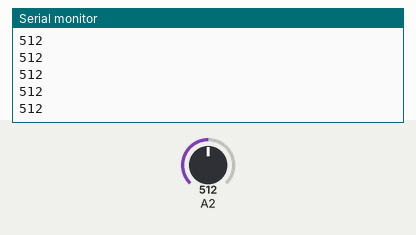
This sketch was run on a simulated Arduino Uno, built with avr-gcc and run on an emulated ATmega328P. Parts: the last lines printed to the serial monitor. The test bench sets the inputs (shaded band); at power-on: A2 = 512.

Above: at 1.2 s.
1.3 s: A2 set to 716
At 2.0 s:
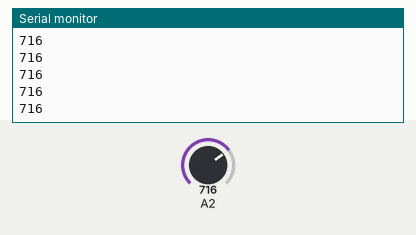
2.8 s: A2 set to 900
At 3.8 s:
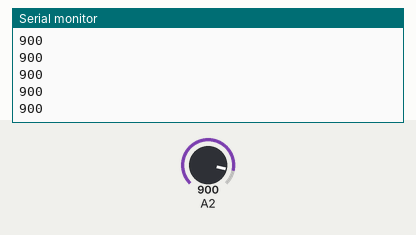
Timing chart, 0 to 5.8 s (numbered marks = the images above; inputs shaded):
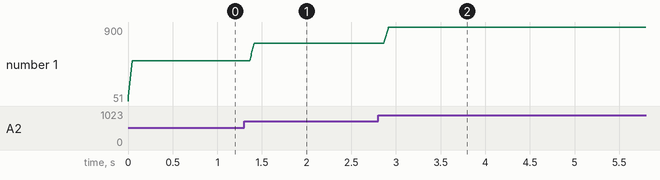

Measured:
- after the input at 1.3 s, the serial monitor: prints a new line after 0.07 s (image 1)
- after the input at 2.8 s, the serial monitor: prints a new line after 0.07 s (image 2)
- plotted number 1: 512 → 716 after the input at 1.3 s, 716 → 900 after the input at 2.8 s

The sketch:

potenciometroarray.ino
```cpp
const int numElementos = 10; //Número de elementos del array
int lecturas[numElementos];  //Aquí se guardan las lecturas
int index = 0;   //Índice para irse moviendo por los elementos
 /*Valor de la suma de los 10 valores
 que haya en un momento dado en el array*/
int total = 0;
int media = 0;  // Es igual a total/numElementos
void setup(){
      Serial.begin(9600);
      //Inicializo todos los elementos del array a 0
      for (int i = 0; i < numElementos; i++){
          lecturas[i] = 0;
      }
}
void loop() {
/*Quito de la suma total el valor que será sobrescrito enseguida por el nuevo valor obtenido. De esta forma, se mantiene tan solo la suma de los valores que en este momento estén dentro del array */
     total= total - lecturas[index];
     lecturas[index] = analogRead(2);
     //Añado el valor recién leído a la suma total
     total= total + lecturas[index];
/*Avanzo a la siguiente posición del array para
 sobrescribir en esta nueva posición el próximo valor leído*/
     index = index + 1;
     //Si estamos en el final del array...
     if (index >= numElementos){
           //...vuelvo al principio para sobrescribir por allí
          index = 0;
     }
     //Calculo la media de los 10 valores actuales
     media = total / numElementos;
     Serial.println(media);
     delay(1);//Me espero para leer de nuevo (por estabilidad}
}
```
